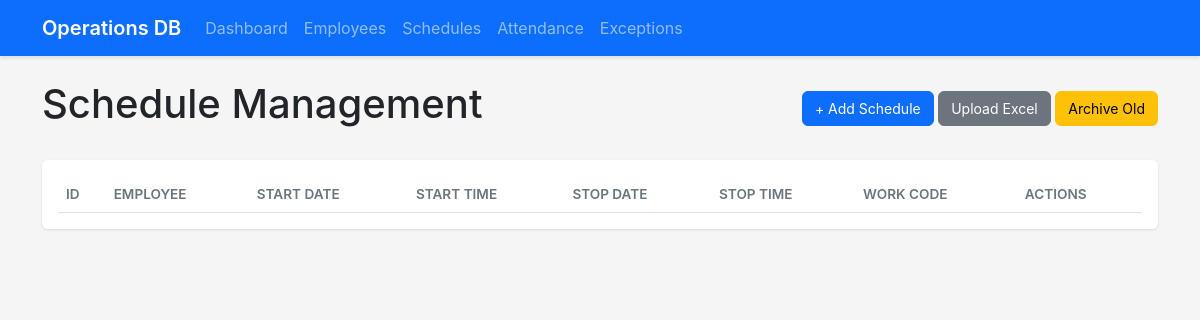
The app's page /schedules (signed in), older data.
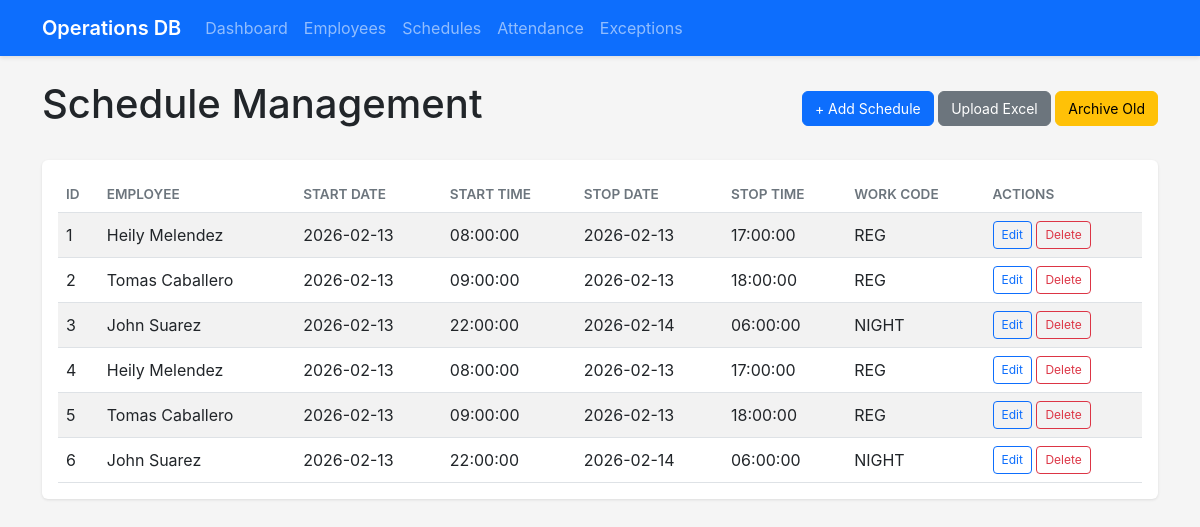
The same page, newer data.
### app/models.py (models this page shows, shortened)
class Schedule(db.Model):
    __tablename__ = 'schedules'
    schedule_id = db.Column(db.Integer, primary_key=True)
    employee_id = db.Column(db.BigInteger, db.ForeignKey('employees.employee_id'), nullable=False)
    start_date = db.Column(db.Date, nullable=False)
    start_time = db.Column(db.Time)
    stop_date = db.Column(db.Date, nullable=False)
    stop_time = db.Column(db.Time)
    work_code = db.Column(db.String(50))
    created_at = db.Column(db.DateTime, default=datetime.utcnow)
    employee = db.relationship('Employee', backref='schedules')

class Employee(db.Model):
    __tablename__ = 'employees'
    employee_id = db.Column(db.BigInteger, primary_key=True)
    first_name = db.Column(db.String(100), nullable=False)
    last_name = db.Column(db.String(100), nullable=False)
    full_name = db.Column(db.String(200), nullable=False)
    company_email = db.Column(db.String(150), nullable=False, unique=True)
    access_card = db.Column(db.String(50))
    token_serial = db.Column(db.String(100))
    building_card = db.Column(db.String(50))
    batch = db.Column(db.String(20), nullable=False)
    agent_id = db.Column(db.BigInteger)
    ruex_id = db.Column(db.String(50))
    axonify_id = db.Column(db.String(50))
    supervisor = db.Column(db.String(100), nullable=False)
    manager = db.Column(db.String(100), nullable=False)
    tier = db.Column(db.Integer)
    shift = db.Column(db.String(20), nullable=False)
    department = db.Column(db.String(50), nullable=False)
    role = db.Column(db.String(50), nullable=False)
    hire_date = db.Column(db.Date, nullable=False)
    phase_1_date = db.Column(db.Date)
    phase_2_date = db.Column(db.Date)
    phase_3_date = db.Column(db.Date)
    status = db.Column(db.String(20), nullable=False, default='Active')
    attrition_date = db.Column(db.Date)
    created_at = db.Column(db.DateTime, default=datetime.utcnow)
    updated_at = db.Column(db.DateTime, default=datetime.utcnow, onupdate=datetime.utcnow)
    attendances = db.relationship('Attendance', backref='employee', lazy='dynamic')
    leave_requests = db.relationship('LeaveRequest', foreign_keys='LeaveRequest.employee_id', backref='employee', lazy='dynamic')
    schedule_changes_as_employee = db.relationship('ScheduleChange', foreign_keys='ScheduleChange.employee_id', backref='employee', lazy='dynamic')
    schedule_changes_as_replacement = db.relationship('ScheduleChange', foreign_keys='ScheduleChange.replacement_id', backref='replacement_employee', lazy='dynamic')
    rewards_earned = db.relationship('EmployeeReward', foreign_keys='EmployeeReward.employee_id', backref='employee', lazy='dynamic')
    exceptions = db.relationship('ExceptionRecord', foreign_keys='ExceptionRecord.employee_id', backref='employee', lazy='dynamic')

### app/routes/admin.py (the view, shortened to what this page needs)
@bp.route('/schedules', methods=['GET', 'POST'])
@login_required
def schedules():
    schedules_list = Schedule.query.all()
    work_codes = AdminOptions.query.filter_by(category='work_code', is_active=True).all()
    return render_template('schedules.html', schedules=schedules_list, work_codes=work_codes)

### app/models.py (called while the page is built)
@login_manager.user_loader
def load_user(user_id):
    from app.models import User, DBUser
    user = User.query.get(int(user_id))
    if user:
        return user
    return DBUser.query.get(int(user_id))

### app/templates/schedules.html (shortened to what this page needs)
<!DOCTYPE html>
<html lang="en">
<head>
    <link href="https://cdn.jsdelivr.net/npm/bootstrap@5.3.0/dist/css/bootstrap.min.css" rel="stylesheet">
    <link rel="stylesheet" href="{{ url_for('static', filename='css/style.css') }}">
</head>
<body>
    <nav class="navbar navbar-expand-lg navbar-dark bg-primary">
        <div class="container">
            <a class="navbar-brand" href="/">Operations DB</a>
            <div class="collapse navbar-collapse" id="navbarNav">
                <ul class="navbar-nav">
                    <li class="nav-item">
                        <a class="nav-link" href="/dashboard">Dashboard</a>
                    </li>
                    <li class="nav-item">
                        <a class="nav-link" href="/employees">Employees</a>
                    </li>
                    <li class="nav-item">
                        <a class="nav-link" href="/schedules">Schedules</a>
                    </li>
                    <li class="nav-item">
                        <a class="nav-link" href="/attendance">Attendance</a>
                    </li>
                    <li class="nav-item">
                        <a class="nav-link" href="/exceptions">Exceptions</a>
                    </li>
                </ul>
            </div>
        </div>
    </nav>
    <div class="container mt-4">
        <div class="d-flex justify-content-between align-items-center mb-4">
            <h1>Schedule Management</h1>
            <div>
                <button class="btn btn-primary" data-bs-toggle="modal" data-bs-target="#addScheduleModal">
                    + Add Schedule
                </button>
                <button class="btn btn-secondary" onclick="uploadSchedules()">
                    Upload Excel
                </button>
                <button class="btn btn-warning" onclick="archiveOldSchedules()">
                    Archive Old
                </button>
            </div>
        </div>
        <div class="card">
            <div class="card-body">
                <div class="table-responsive">
                    <table class="table table-striped table-hover" id="schedulesTable">
                        <thead>
                            <tr>
                                <th>ID</th>
                                <th>Employee</th>
                                <th>Start Date</th>
                                <th>Start Time</th>
                                <th>Stop Date</th>
                                <th>Stop Time</th>
                                <th>Work Code</th>
                                <th>Actions</th>
                            </tr>
                        </thead>
                        <tbody>
                            {% for schedule in schedules %}
                            <tr>
                                <td>{{ schedule.schedule_id }}</td>
                                <td>{{ schedule.employee.full_name }}</td>
                                <td>{{ schedule.start_date }}</td>
                                <td>{{ schedule.start_time }}</td>
                                <td>{{ schedule.stop_date }}</td>
                                <td>{{ schedule.stop_time }}</td>
                                <td>{{ schedule.work_code or 'N/A' }}</td>
                                <td>
                                    <button class="btn btn-sm btn-outline-primary" onclick="editSchedule({{ schedule.schedule_id }})">Edit</button>
                                    <button class="btn btn-sm btn-outline-danger" onclick="deleteSchedule({{ schedule.schedule_id }})">Delete</button>
                                </td>
                            </tr>
                            {% endfor %}
                        </tbody>
                    </table>
                </div>
            </div>
        </div>
    </div>
</body>
</html>

### app/static/css/style.css (style rules this page uses)
:root { --primary-color: #0d6efd; --secondary-color: #6c757d; --success-color: #198754; --danger-color: #dc3545; --warning-color: #ffc107; --info-color: #0dcaf0; --light-color: #f8f9fa; --dark-color: #212529; }
body { font-family: -apple-system, BlinkMacSystemFont, 'Segoe UI', Roboto, 'Helvetica Neue', Arial, sans-serif; background-color: #f5f5f5; }
.navbar { box-shadow: 0 2px 4px rgba(0, 0, 0, 0.1); }
.navbar-brand { font-weight: 600; font-size: 1.25rem; }
.card { box-shadow: 0 1px 3px rgba(0, 0, 0, 0.1); border: none; margin-bottom: 1rem; }
.table { margin-bottom: 0; }
.table th { font-weight: 600; text-transform: uppercase; font-size: 0.85rem; color: #6c757d; }
.table td { vertical-align: middle; }
.btn { font-size: 0.875rem; }
.btn-sm { font-size: 0.75rem; }

Row changes from the older to the newer data that the page shows:
added Schedule: schedule_id "1", employee.full_name "Heily Melendez", start_date "2026-02-13", start_time "08:00:00", stop_date "2026-02-13", stop_time "17:00:00", work_code "REG"
added Schedule: schedule_id "2", employee.full_name "Tomas Caballero", start_date "2026-02-13", start_time "09:00:00", stop_date "2026-02-13", stop_time "18:00:00", work_code "REG"
added Schedule: schedule_id "3", employee.full_name "John Suarez", start_date "2026-02-13", start_time "22:00:00", stop_date "2026-02-14", stop_time "06:00:00", work_code "NIGHT"
added Schedule: schedule_id "4", employee.full_name "Heily Melendez", start_date "2026-02-13", start_time "08:00:00", stop_date "2026-02-13", stop_time "17:00:00", work_code "REG"
added Schedule: schedule_id "5", employee.full_name "Tomas Caballero", start_date "2026-02-13", start_time "09:00:00", stop_date "2026-02-13", stop_time "18:00:00", work_code "REG"
added Schedule: schedule_id "6", employee.full_name "John Suarez", start_date "2026-02-13", start_time "22:00:00", stop_date "2026-02-14", stop_time "06:00:00", work_code "NIGHT"
